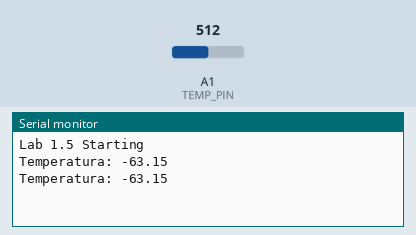
A sketch run on a simulated Arduino Uno, built with avr-gcc and run on an emulated ATmega328P. Shown: the last lines printed to the serial monitor. The inputs (shaded band) are chosen by the test bench; at power-on: A1 (TEMP_PIN) = 512.

Above: at 1.8 s.
1.9 s: A1 (TEMP_PIN) set to 716
At 2.8 s:
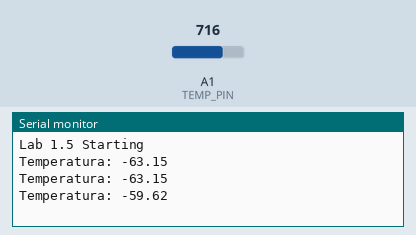
3.4 s: A1 (TEMP_PIN) set to 900
At 4.5 s:
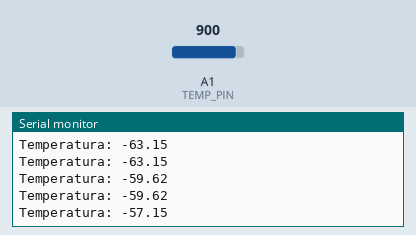
Timing chart, 0 to 6.4 s (numbered marks = the images above; inputs shaded):
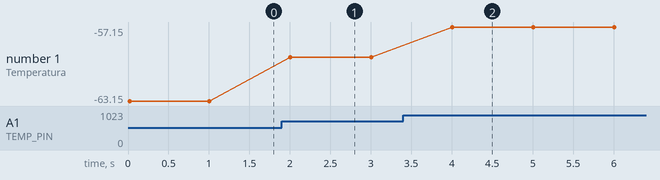

The sketch:

lab1_es5.ino
```cpp
const int TEMP_PIN = A1;
const int B = 4275;
const int long R0 = 100000;
const int Vcc = 1023;
const float T0 = 298;
void setup() {
  // put your setup code here, to run once:
  pinMode(TEMP_PIN, INPUT);
  Serial.begin(9600);
  while (!Serial);
  Serial.println("Lab 1.5 Starting");
}

void convertTension (int sensorVal) {
  float Vsig = (sensorVal / 1024.0) * 5.0;
  float R = ((Vcc / Vsig) - 1) * R0;
  float T = 1 / ((log(R / R0) / B) + (1 / T0));
  float TCelsius = T - 273.15;
  Serial.print("Temperatura: ");
  Serial.println(TCelsius);
}

void loop() {
  // put your main code here, to run repeatedly:
  int sensorVal = analogRead(TEMP_PIN);
  convertTension (sensorVal);
  delay(1e3);
}
```

Measured:
- after the input at 1.9 s, the serial monitor: prints a new line after 0.10 s (image 1)
- after the input at 3.4 s, the serial monitor: prints a new line after 0.60 s (image 2)
- plotted number 1: -63.15 → -59.62 after the input at 1.9 s, -59.62 → -57.15 after the input at 3.4 s
